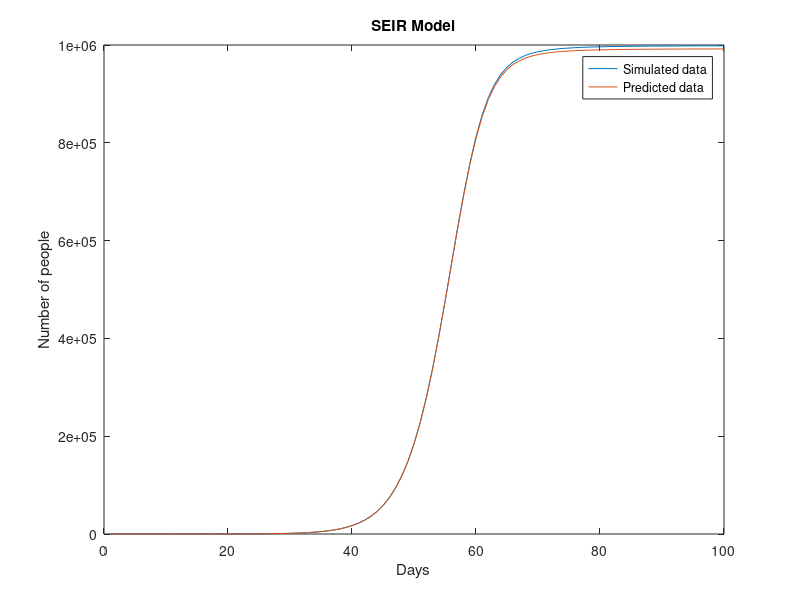

This chart was generated by the following MATLAB code:
%These are the parameters of simulated data, please reset them

E = 0;         %exposed persons                                          
I = 1;   %the number of infected person
S = 999999;  %Susecptible persons 
N = S+I; %Total population
R = 0;  %recovered persons 
     
beta = 0.5;%contact rate by an infected people at a point in time
alpha = 0.8;  %rate of conversion from exposed to infected
gamma = 0.083;  %recovery rate

T = 1:100;   %day
for idx = 1:length(T)
    C(1)=1; 
    S(idx+1) = S(idx) - beta*S(idx)*I(idx)/N;  %SEIR model to calculate S E I R
    E(idx+1) = E(idx) + beta*S(idx)*I(idx)/N-alpha*E(idx);
    I(idx+1) = I(idx) + alpha*E(idx) - gamma*I(idx);
    R(idx+1) = R(idx) + gamma*I(idx);
    C(idx)=I(idx)+R(idx); % confirmed case number 
end

plot(T,C);%draw the picture of Simulated data
hold on


%These are the parameters of predicted data data, please reset them

E = 0;         %exposed persons                                          
I = 1;   %the number of infected person
S = 9.939704436822236e+05;  %Susecptible persons 
N = S+I; %Total population
R = 0;  %recovered persons 
     
beta = 0.531156078724007;%contact rate by an infected people at a point in time
alpha = 0.701989654571206;  %rate of conversion from exposed to infected
gamma = 0.091752660308921;  %recovery rate

T = 1:100;   %day
for idx = 1:length(T)
    C(1)=1; 
    S(idx+1) = S(idx) - beta*S(idx)*I(idx)/N;  %SEIR model to calculate S E I R
    E(idx+1) = E(idx) + beta*S(idx)*I(idx)/N-alpha*E(idx);
    I(idx+1) = I(idx) + alpha*E(idx) - gamma*I(idx);
    R(idx+1) = R(idx) + gamma*I(idx);
    C(idx)=I(idx)+R(idx); % confirmed case number 
end

plot(T,C)%draw the picture of Predicted data
xlabel('Days');ylabel('Number of people')
legend('Simulated data','Predicted data')
title('SEIR Model')